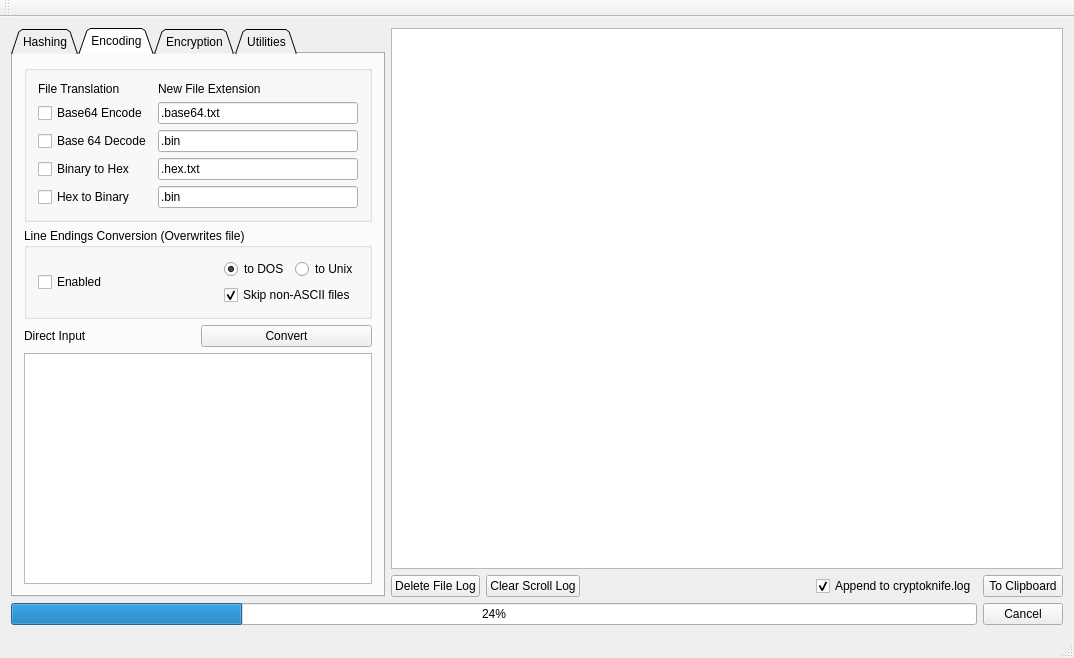
<?xml version="1.0" encoding="UTF-8"?>
<ui version="4.0">
 <class>MainWindow</class>
 <widget class="QMainWindow" name="MainWindow">
  <property name="geometry">
   <rect>
    <x>0</x>
    <y>0</y>
    <width>1074</width>
    <height>658</height>
   </rect>
  </property>
  <property name="minimumSize">
   <size>
    <width>0</width>
    <height>0</height>
   </size>
  </property>
  <property name="windowTitle">
   <string>MainWindow</string>
  </property>
  <widget class="QWidget" name="centralWidget">
   <layout class="QVBoxLayout" name="verticalLayout_14">
    <item>
     <layout class="QHBoxLayout" name="horizontalLayout_17">
      <item>
       <widget class="QTabWidget" name="mainTabWidget">
        <property name="sizePolicy">
         <sizepolicy hsizetype="Fixed" vsizetype="Expanding">
          <horstretch>0</horstretch>
          <verstretch>0</verstretch>
         </sizepolicy>
        </property>
        <property name="tabPosition">
         <enum>QTabWidget::North</enum>
        </property>
        <property name="tabShape">
         <enum>QTabWidget::Triangular</enum>
        </property>
        <property name="currentIndex">
         <number>1</number>
        </property>
        <widget class="QWidget" name="tab">
         <attribute name="title">
          <string>Hashing</string>
         </attribute>
         <layout class="QVBoxLayout" name="verticalLayout_15">
          <item>
           <widget class="QCheckBox" name="md5Check">
            <property name="text">
             <string>MD5</string>
            </property>
           </widget>
          </item>
          <item>
           <widget class="QCheckBox" name="sha1Check">
            <property name="text">
             <string>SHA-1</string>
            </property>
           </widget>
          </item>
          <item>
           <widget class="QCheckBox" name="sha224Check">
            <property name="text">
             <string>SHA-224</string>
            </property>
           </widget>
          </item>
          <item>
           <widget class="QCheckBox" name="sha256Check">
            <property name="text">
             <string>SHA-256</string>
            </property>
           </widget>
          </item>
          <item>
           <widget class="QCheckBox" name="sha384Check">
            <property name="text">
             <string>SHA-384</string>
            </property>
           </widget>
          </item>
          <item>
           <widget class="QCheckBox" name="sha512Check">
            <property name="text">
             <string>SHA-512</string>
            </property>
           </widget>
          </item>
          <item>
           <widget class="QCheckBox" name="md4Check">
            <property name="text">
             <string>MD4</string>
            </property>
           </widget>
          </item>
          <item>
           <widget class="QCheckBox" name="md2Check">
            <property name="text">
             <string>MD2</string>
            </property>
           </widget>
          </item>
          <item>
           <widget class="QCheckBox" name="crc32Check">
            <property name="text">
             <string>CRC-32</string>
            </property>
           </widget>
          </item>
          <item>
           <layout class="QHBoxLayout" name="horizontalLayout_29">
            <item>
             <widget class="QCheckBox" name="checksum8Check">
              <property name="text">
               <string>8-Bit Checksum (32 bit result)</string>
              </property>
             </widget>
            </item>
           </layout>
          </item>
          <item>
           <layout class="QVBoxLayout" name="verticalLayout">
            <item>
             <layout class="QHBoxLayout" name="horizontalLayout_2">
              <item>
               <widget class="QLabel" name="label_10">
                <property name="text">
                 <string>Direct Input</string>
                </property>
               </widget>
              </item>
              <item>
               <widget class="QPushButton" name="hashCalcButton">
                <property name="text">
                 <string>Calculate</string>
                </property>
               </widget>
              </item>
             </layout>
            </item>
            <item>
             <widget class="QPlainTextEdit" name="directInputHashEdit">
              <property name="sizePolicy">
               <sizepolicy hsizetype="MinimumExpanding" vsizetype="Expanding">
                <horstretch>0</horstretch>
                <verstretch>0</verstretch>
               </sizepolicy>
              </property>
              <property name="acceptDrops">
               <bool>false</bool>
              </property>
             </widget>
            </item>
           </layout>
          </item>
         </layout>
        </widget>
        <widget class="QWidget" name="tab_2">
         <attribute name="title">
          <string>Encoding</string>
         </attribute>
         <layout class="QVBoxLayout" name="verticalLayout_17">
          <item>
           <widget class="QGroupBox" name="encodingGroupBox">
            <property name="title">
             <string/>
            </property>
            <layout class="QGridLayout" name="gridLayout">
             <item row="0" column="0">
              <widget class="QLabel" name="label">
               <property name="text">
                <string>File Translation</string>
               </property>
              </widget>
             </item>
             <item row="0" column="1">
              <widget class="QLabel" name="label_2">
               <property name="text">
                <string>New File Extension</string>
               </property>
              </widget>
             </item>
             <item row="1" column="0">
              <widget class="QCheckBox" name="base64EncCheck">
               <property name="text">
                <string>Base64 Encode</string>
               </property>
              </widget>
             </item>
             <item row="1" column="1">
              <widget class="QLineEdit" name="base64ExtEdit">
               <property name="text">
                <string>.base64.txt</string>
               </property>
              </widget>
             </item>
             <item row="2" column="0">
              <widget class="QCheckBox" name="base64DecCheck">
               <property name="text">
                <string>Base 64 Decode</string>
               </property>
              </widget>
             </item>
             <item row="2" column="1">
              <widget class="QLineEdit" name="base64DecExtEdit">
               <property name="text">
                <string>.bin</string>
               </property>
              </widget>
             </item>
             <item row="3" column="0">
              <widget class="QCheckBox" name="hexCheck">
               <property name="text">
                <string>Binary to Hex</string>
               </property>
              </widget>
             </item>
             <item row="3" column="1">
              <widget class="QLineEdit" name="hexExtEdit">
               <property name="text">
                <string>.hex.txt</string>
               </property>
              </widget>
             </item>
             <item row="4" column="0">
              <widget class="QCheckBox" name="binCheck">
               <property name="text">
                <string>Hex to Binary</string>
               </property>
              </widget>
             </item>
             <item row="4" column="1">
              <widget class="QLineEdit" name="binExtEdit">
               <property name="text">
                <string>.bin</string>
               </property>
              </widget>
             </item>
            </layout>
           </widget>
          </item>
          <item>
           <widget class="QGroupBox" name="groupBox_5">
            <property name="minimumSize">
             <size>
              <width>0</width>
              <height>0</height>
             </size>
            </property>
            <property name="title">
             <string>Line Endings Conversion (Overwrites file)</string>
            </property>
            <layout class="QHBoxLayout" name="horizontalLayout_11">
             <item>
              <widget class="QCheckBox" name="dos2UnixCheck">
               <property name="text">
                <string>Enabled</string>
               </property>
              </widget>
             </item>
             <item>
              <spacer name="horizontalSpacer_2">
               <property name="orientation">
                <enum>Qt::Horizontal</enum>
               </property>
               <property name="sizeHint" stdset="0">
                <size>
                 <width>86</width>
                 <height>20</height>
                </size>
               </property>
              </spacer>
             </item>
             <item>
              <layout class="QVBoxLayout" name="verticalLayout_16">
               <item>
                <layout class="QHBoxLayout" name="horizontalLayout_10">
                 <item>
                  <widget class="QRadioButton" name="unix2dosRadio">
                   <property name="text">
                    <string>to DOS</string>
                   </property>
                   <property name="checked">
                    <bool>true</bool>
                   </property>
                  </widget>
                 </item>
                 <item>
                  <widget class="QRadioButton" name="dos2UnixRadio">
                   <property name="text">
                    <string>to Unix</string>
                   </property>
                  </widget>
                 </item>
                </layout>
               </item>
               <item>
                <widget class="QCheckBox" name="ignoreBinaryCheck">
                 <property name="text">
                  <string>Skip non-ASCII files</string>
                 </property>
                 <property name="checked">
                  <bool>true</bool>
                 </property>
                </widget>
               </item>
              </layout>
             </item>
            </layout>
           </widget>
          </item>
          <item>
           <layout class="QVBoxLayout" name="verticalLayout_5">
            <item>
             <layout class="QHBoxLayout" name="horizontalLayout_22">
              <item>
               <widget class="QLabel" name="label_13">
                <property name="text">
                 <string>Direct Input</string>
                </property>
               </widget>
              </item>
              <item>
               <widget class="QPushButton" name="encodeCalcButton">
                <property name="text">
                 <string>Convert</string>
                </property>
               </widget>
              </item>
             </layout>
            </item>
            <item>
             <widget class="QPlainTextEdit" name="directInputEncodeEdit">
              <property name="sizePolicy">
               <sizepolicy hsizetype="MinimumExpanding" vsizetype="Expanding">
                <horstretch>0</horstretch>
                <verstretch>0</verstretch>
               </sizepolicy>
              </property>
              <property name="acceptDrops">
               <bool>false</bool>
              </property>
             </widget>
            </item>
           </layout>
          </item>
         </layout>
        </widget>
        <widget class="QWidget" name="tab_3">
         <attribute name="title">
          <string>Encryption</string>
         </attribute>
         <layout class="QVBoxLayout" name="verticalLayout_2">
          <item>
           <widget class="QPushButton" name="deriveButton">
            <property name="text">
             <string>Generate Keys</string>
            </property>
           </widget>
          </item>
          <item>
           <widget class="QTabWidget" name="encryptTabWidget">
            <property name="tabPosition">
             <enum>QTabWidget::West</enum>
            </property>
            <property name="currentIndex">
             <number>3</number>
            </property>
            <property name="usesScrollButtons">
             <bool>false</bool>
            </property>
            <widget class="QWidget" name="tab_5">
             <attribute name="title">
              <string>AES CBC</string>
             </attribute>
             <layout class="QVBoxLayout" name="verticalLayout_8">
              <item>
               <layout class="QHBoxLayout" name="horizontalLayout_3">
                <item>
                 <widget class="QLabel" name="label_4">
                  <property name="text">
                   <string>Key</string>
                  </property>
                 </widget>
                </item>
                <item>
                 <widget class="QLineEdit" name="keyEdit"/>
                </item>
               </layout>
              </item>
              <item>
               <layout class="QHBoxLayout" name="horizontalLayout">
                <item>
                 <widget class="QLabel" name="label_3">
                  <property name="text">
                   <string>Initialization Vector</string>
                  </property>
                 </widget>
                </item>
                <item>
                 <widget class="QLineEdit" name="ivEdit"/>
                </item>
               </layout>
              </item>
              <item>
               <layout class="QHBoxLayout" name="horizontalLayout_9">
                <item>
                 <widget class="QCheckBox" name="aesCheck">
                  <property name="text">
                   <string>Enabled</string>
                  </property>
                  <property name="checked">
                   <bool>false</bool>
                  </property>
                 </widget>
                </item>
                <item>
                 <widget class="QComboBox" name="aesBitsCombo">
                  <item>
                   <property name="text">
                    <string>128 bits</string>
                   </property>
                  </item>
                  <item>
                   <property name="text">
                    <string>192 bits</string>
                   </property>
                  </item>
                  <item>
                   <property name="text">
                    <string>256 bits</string>
                   </property>
                  </item>
                 </widget>
                </item>
                <item>
                 <layout class="QHBoxLayout" name="horizontalLayout_8">
                  <item>
                   <widget class="QRadioButton" name="encryptAESRadio">
                    <property name="text">
                     <string>Encrypt</string>
                    </property>
                    <property name="checked">
                     <bool>true</bool>
                    </property>
                   </widget>
                  </item>
                  <item>
                   <widget class="QRadioButton" name="decryptAESRadio">
                    <property name="text">
                     <string>Decrypt</string>
                    </property>
                   </widget>
                  </item>
                 </layout>
                </item>
               </layout>
              </item>
              <item>
               <spacer name="verticalSpacer_5">
                <property name="orientation">
                 <enum>Qt::Vertical</enum>
                </property>
                <property name="sizeHint" stdset="0">
                 <size>
                  <width>20</width>
                  <height>40</height>
                 </size>
                </property>
               </spacer>
              </item>
             </layout>
            </widget>
            <widget class="QWidget" name="tab_6">
             <attribute name="title">
              <string>Blowfish CBC</string>
             </attribute>
             <layout class="QVBoxLayout" name="verticalLayout_9">
              <item>
               <layout class="QHBoxLayout" name="horizontalLayout_15">
                <item>
                 <widget class="QLabel" name="label_8">
                  <property name="text">
                   <string>Key</string>
                  </property>
                 </widget>
                </item>
                <item>
                 <widget class="QLineEdit" name="bfKeyEdit"/>
                </item>
               </layout>
              </item>
              <item>
               <layout class="QHBoxLayout" name="horizontalLayout_12">
                <item>
                 <widget class="QLabel" name="label_5">
                  <property name="text">
                   <string>Initialization Vector</string>
                  </property>
                 </widget>
                </item>
                <item>
                 <widget class="QLineEdit" name="bfIVEdit"/>
                </item>
               </layout>
              </item>
              <item>
               <layout class="QHBoxLayout" name="horizontalLayout_13">
                <item>
                 <widget class="QCheckBox" name="blowfishCheck">
                  <property name="text">
                   <string>Enabled</string>
                  </property>
                 </widget>
                </item>
                <item>
                 <layout class="QHBoxLayout" name="horizontalLayout_14">
                  <item>
                   <widget class="QRadioButton" name="encryptBlowfishRadio">
                    <property name="text">
                     <string>Encrypt</string>
                    </property>
                    <property name="checked">
                     <bool>true</bool>
                    </property>
                   </widget>
                  </item>
                  <item>
                   <widget class="QRadioButton" name="decryptBlowfishRadio">
                    <property name="text">
                     <string>Decrypt</string>
                    </property>
                   </widget>
                  </item>
                 </layout>
                </item>
               </layout>
              </item>
              <item>
               <spacer name="verticalSpacer_6">
                <property name="orientation">
                 <enum>Qt::Vertical</enum>
                </property>
                <property name="sizeHint" stdset="0">
                 <size>
                  <width>20</width>
                  <height>40</height>
                 </size>
                </property>
               </spacer>
              </item>
             </layout>
            </widget>
            <widget class="QWidget" name="tab_7">
             <attribute name="title">
              <string>3DES CBC</string>
             </attribute>
             <layout class="QVBoxLayout" name="verticalLayout_13">
              <item>
               <layout class="QHBoxLayout" name="horizontalLayout_18">
                <item>
                 <widget class="QLabel" name="label_11">
                  <property name="text">
                   <string>Key</string>
                  </property>
                 </widget>
                </item>
                <item>
                 <widget class="QLineEdit" name="tripleDESKeyEdit"/>
                </item>
               </layout>
              </item>
              <item>
               <layout class="QHBoxLayout" name="horizontalLayout_19">
                <item>
                 <widget class="QLabel" name="label_12">
                  <property name="text">
                   <string>Initialization Vector</string>
                  </property>
                 </widget>
                </item>
                <item>
                 <widget class="QLineEdit" name="tripleDESIVEdit"/>
                </item>
               </layout>
              </item>
              <item>
               <layout class="QHBoxLayout" name="horizontalLayout_21">
                <item>
                 <widget class="QCheckBox" name="tripleDESCheck">
                  <property name="text">
                   <string>Enabled</string>
                  </property>
                 </widget>
                </item>
                <item>
                 <widget class="QComboBox" name="tripleDESVariantCombo">
                  <item>
                   <property name="text">
                    <string>2 key</string>
                   </property>
                  </item>
                  <item>
                   <property name="text">
                    <string>3 key</string>
                   </property>
                  </item>
                 </widget>
                </item>
                <item>
                 <layout class="QHBoxLayout" name="horizontalLayout_20">
                  <item>
                   <widget class="QRadioButton" name="encryptDESRadio">
                    <property name="text">
                     <string>Encrypt</string>
                    </property>
                    <property name="checked">
                     <bool>true</bool>
                    </property>
                   </widget>
                  </item>
                  <item>
                   <widget class="QRadioButton" name="decryptDESRadio">
                    <property name="text">
                     <string>Decrypt</string>
                    </property>
                   </widget>
                  </item>
                 </layout>
                </item>
               </layout>
              </item>
              <item>
               <spacer name="verticalSpacer_7">
                <property name="orientation">
                 <enum>Qt::Vertical</enum>
                </property>
                <property name="sizeHint" stdset="0">
                 <size>
                  <width>20</width>
                  <height>252</height>
                 </size>
                </property>
               </spacer>
              </item>
             </layout>
            </widget>
            <widget class="QWidget" name="tab_9">
             <attribute name="title">
              <string>Twofish CBC</string>
             </attribute>
             <layout class="QVBoxLayout" name="verticalLayout_11">
              <item>
               <layout class="QHBoxLayout" name="horizontalLayout_23">
                <item>
                 <widget class="QLabel" name="label_14">
                  <property name="text">
                   <string>Key</string>
                  </property>
                 </widget>
                </item>
                <item>
                 <widget class="QLineEdit" name="key2FishEdit"/>
                </item>
               </layout>
              </item>
              <item>
               <layout class="QHBoxLayout" name="horizontalLayout_16">
                <item>
                 <widget class="QLabel" name="label_9">
                  <property name="text">
                   <string>Initialization Vector</string>
                  </property>
                 </widget>
                </item>
                <item>
                 <widget class="QLineEdit" name="iv2FishEdit"/>
                </item>
               </layout>
              </item>
              <item>
               <layout class="QHBoxLayout" name="horizontalLayout_24">
                <item>
                 <widget class="QCheckBox" name="twofishCheck">
                  <property name="text">
                   <string>Enabled</string>
                  </property>
                 </widget>
                </item>
                <item>
                 <layout class="QHBoxLayout" name="horizontalLayout_25">
                  <item>
                   <widget class="QRadioButton" name="encrypt2FishRadio">
                    <property name="text">
                     <string>Encrypt</string>
                    </property>
                    <property name="checked">
                     <bool>true</bool>
                    </property>
                   </widget>
                  </item>
                  <item>
                   <widget class="QRadioButton" name="decrypt2FishRadio">
                    <property name="text">
                     <string>Decrypt</string>
                    </property>
                   </widget>
                  </item>
                 </layout>
                </item>
               </layout>
              </item>
              <item>
               <spacer name="verticalSpacer_9">
                <property name="orientation">
                 <enum>Qt::Vertical</enum>
                </property>
                <property name="sizeHint" stdset="0">
                 <size>
                  <width>20</width>
                  <height>232</height>
                 </size>
                </property>
               </spacer>
              </item>
             </layout>
            </widget>
           </widget>
          </item>
         </layout>
        </widget>
        <widget class="QWidget" name="tab_4">
         <attribute name="title">
          <string>Utilities</string>
         </attribute>
         <layout class="QVBoxLayout" name="verticalLayout_4">
          <item>
           <widget class="QPushButton" name="systemProfileButton">
            <property name="text">
             <string>System Profile</string>
            </property>
           </widget>
          </item>
          <item>
           <widget class="QGroupBox" name="groupBox_3">
            <property name="minimumSize">
             <size>
              <width>0</width>
              <height>100</height>
             </size>
            </property>
            <property name="title">
             <string>ASCII / HEX</string>
            </property>
            <layout class="QVBoxLayout" name="verticalLayout_6">
             <item>
              <layout class="QHBoxLayout" name="horizontalLayout_6">
               <item>
                <widget class="QLabel" name="label_6">
                 <property name="text">
                  <string>ASCII</string>
                 </property>
                </widget>
               </item>
               <item>
                <widget class="QLineEdit" name="asciiEdit"/>
               </item>
              </layout>
             </item>
             <item>
              <layout class="QHBoxLayout" name="horizontalLayout_7">
               <item>
                <widget class="QLabel" name="label_7">
                 <property name="text">
                  <string>HEX</string>
                 </property>
                </widget>
               </item>
               <item>
                <widget class="QLineEdit" name="hexEdit"/>
               </item>
              </layout>
             </item>
            </layout>
           </widget>
          </item>
          <item>
           <widget class="QGroupBox" name="groupBox">
            <property name="title">
             <string>Epoch / Date Conversion</string>
            </property>
            <layout class="QVBoxLayout" name="verticalLayout_3">
             <item>
              <widget class="QLineEdit" name="epochEdit"/>
             </item>
             <item>
              <widget class="QDateTimeEdit" name="dateTimeEdit"/>
             </item>
            </layout>
           </widget>
          </item>
          <item>
           <widget class="QGroupBox" name="groupBox_4">
            <property name="title">
             <string>Password Generator</string>
            </property>
            <layout class="QVBoxLayout" name="verticalLayout_18">
             <item>
              <layout class="QHBoxLayout" name="horizontalLayout_27">
               <item>
                <widget class="QLineEdit" name="securePWEdit"/>
               </item>
               <item>
                <widget class="QPushButton" name="genSecurePWButton">
                 <property name="text">
                  <string>Generate</string>
                 </property>
                </widget>
               </item>
              </layout>
             </item>
             <item>
              <layout class="QHBoxLayout" name="horizontalLayout_26">
               <item>
                <widget class="QLabel" name="label_17">
                 <property name="text">
                  <string>Length</string>
                 </property>
                </widget>
               </item>
               <item>
                <widget class="QComboBox" name="secureLengthCombo"/>
               </item>
               <item>
                <widget class="QCheckBox" name="secureCapsCheck">
                 <property name="text">
                  <string>Caps</string>
                 </property>
                 <property name="checked">
                  <bool>true</bool>
                 </property>
                </widget>
               </item>
               <item>
                <widget class="QCheckBox" name="secureNumsCheck">
                 <property name="text">
                  <string>Nums</string>
                 </property>
                 <property name="checked">
                  <bool>true</bool>
                 </property>
                </widget>
               </item>
               <item>
                <widget class="QCheckBox" name="secureSpecialCheck">
                 <property name="text">
                  <string>!#$%^</string>
                 </property>
                 <property name="checked">
                  <bool>true</bool>
                 </property>
                </widget>
               </item>
              </layout>
             </item>
             <item>
              <widget class="QPushButton" name="copyPWButton">
               <property name="text">
                <string>Copy Password</string>
               </property>
              </widget>
             </item>
            </layout>
           </widget>
          </item>
          <item>
           <spacer name="verticalSpacer_4">
            <property name="orientation">
             <enum>Qt::Vertical</enum>
            </property>
            <property name="sizeHint" stdset="0">
             <size>
              <width>20</width>
              <height>52</height>
             </size>
            </property>
           </spacer>
          </item>
         </layout>
        </widget>
       </widget>
      </item>
      <item>
       <layout class="QVBoxLayout" name="verticalLayout_7">
        <item>
         <widget class="QTextEdit" name="resultTextEdit"/>
        </item>
        <item>
         <layout class="QHBoxLayout" name="horizontalLayout_4">
          <item>
           <widget class="QPushButton" name="deleteFileButton">
            <property name="text">
             <string>Delete File Log</string>
            </property>
           </widget>
          </item>
          <item>
           <widget class="QPushButton" name="clearLogButton">
            <property name="text">
             <string>Clear Scroll Log</string>
            </property>
           </widget>
          </item>
          <item>
           <spacer name="horizontalSpacer">
            <property name="orientation">
             <enum>Qt::Horizontal</enum>
            </property>
            <property name="sizeHint" stdset="0">
             <size>
              <width>40</width>
              <height>20</height>
             </size>
            </property>
           </spacer>
          </item>
          <item>
           <widget class="QCheckBox" name="saveDownloadsLogCheck">
            <property name="text">
             <string>Append to cryptoknife.log</string>
            </property>
            <property name="checked">
             <bool>true</bool>
            </property>
           </widget>
          </item>
          <item>
           <widget class="QPushButton" name="toClipBoardButton">
            <property name="text">
             <string>To Clipboard</string>
            </property>
           </widget>
          </item>
         </layout>
        </item>
       </layout>
      </item>
     </layout>
    </item>
    <item>
     <layout class="QHBoxLayout" name="horizontalLayout_5">
      <item>
       <widget class="QProgressBar" name="progressBar">
        <property name="value">
         <number>24</number>
        </property>
       </widget>
      </item>
      <item>
       <widget class="QPushButton" name="cancelButton">
        <property name="text">
         <string>Cancel</string>
        </property>
       </widget>
      </item>
     </layout>
    </item>
   </layout>
  </widget>
  <widget class="QMenuBar" name="menuBar">
   <property name="geometry">
    <rect>
     <x>0</x>
     <y>0</y>
     <width>1074</width>
     <height>21</height>
    </rect>
   </property>
  </widget>
  <widget class="QToolBar" name="mainToolBar">
   <attribute name="toolBarArea">
    <enum>TopToolBarArea</enum>
   </attribute>
   <attribute name="toolBarBreak">
    <bool>false</bool>
   </attribute>
  </widget>
  <widget class="QStatusBar" name="statusBar"/>
 </widget>
 <layoutdefault spacing="6" margin="11"/>
 <resources/>
 <connections/>
</ui>
